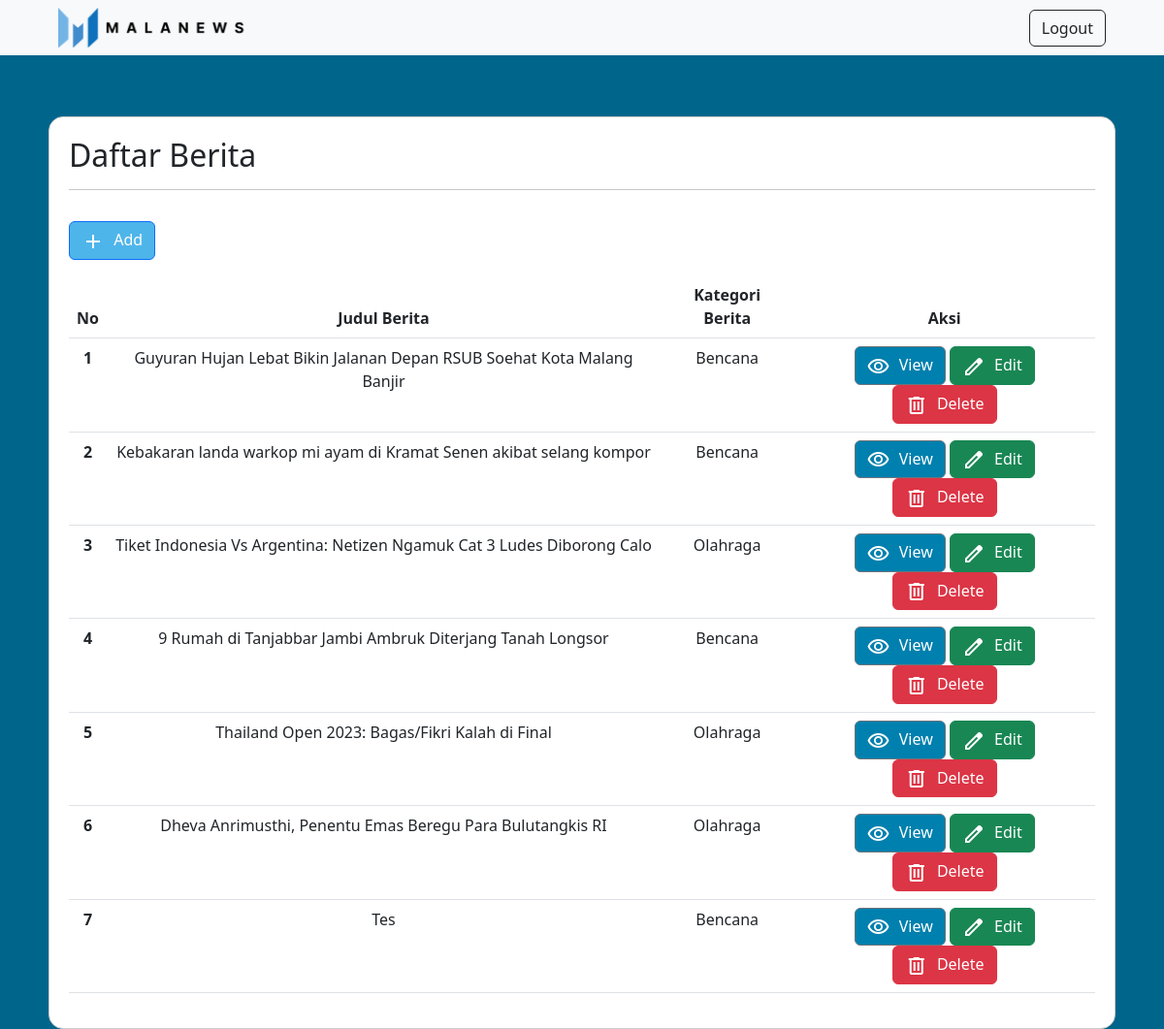
The app's page /admin.php with its own data.
### tables this page shows
CREATE TABLE `news` (
  `id` int(11) NOT NULL,
  `title` varchar(255) NOT NULL,
  `description` varchar(255) NOT NULL,
  `category` varchar(255) NOT NULL,
  `image` varchar(255) NOT NULL,
  `username` varchar(255) NOT NULL
);

### admin.php (the view, shortened to what this page needs)
<!DOCTYPE html>
<html lang="en">
  <head>
    <link href="https://cdn.jsdelivr.net/npm/bootstrap@5.3.0/dist/css/bootstrap.min.css" rel="stylesheet">
    <link rel="stylesheet" type="text/css" href="admin.css">
    <link rel="stylesheet" type="text/css" href="button.css">
  </head>
  <body>
    <header>
      <nav class="navbar navbar-expand-lg bg-body-tertiary fixed-top">
          <div class="container-fluid">
              <div class="mx-5">
                <img src="Picture/Logo/Small.png" alt="MALANEWS" width="200" height="41">
              </div>
              <form class="me-5" method="post" action="auth.php">
                <button class="btn btn-light btn-outline-dark" type="submit" name="logout">Logout</button>
              </form>
          </div>
        </nav>
    </header>
    <main>
      <br><br><br>
      <div class="container mt-5">
        <h2>Daftar Berita</h2>
        <hr class="shadow-sm">
        <form>
          <a href="beritaAction.php?insert=?" class="btn btn-primary my-3">
            <span class="material-symbols-outlined inline-span">
            </span>
            Add
          </a>
        </form>
        <table class="table">
          <thead>
            <tr>
              <th scope="col-1">No</th>
              <th scope="col-6">Judul Berita</th>
              <th scope="col-2">Kategori Berita</th>
              <th scope="col-3">Aksi</th>
            </tr>
          </thead>
          <tbody>
            <?php
            include "connection.php";
            $rs = $mysqli->query("SELECT * FROM news");
            $rows = array();
            while($row = $rs->fetch_assoc()) {
              $rows[] = $row;
            }
            $num = 1;
            foreach ($rows as $x) {
            ?>
            <tr>
              <th scope="col-1"><?php echo $num?></th>
              <td scope="col-6"><?php echo $x['title'] ?></td>
              <td scope="col-2"><?php echo $x['category'] ?></td>
              <td scope="col-3">
                <a href="beritaAction.php?view=<?php echo $x['id']?>" class="btn btn-secondary">
                  <span class="material-symbols-outlined inline-span">
                  </span>
                  View
                </a>
                <a href="beritaAction.php?edit=<?php echo $x['id']?>" class="btn btn-success">
                  <span class="material-symbols-outlined inline-span">
                  </span>
                  Edit
                </a>
                <a href="beritaAction.php?delete=<?php echo $x['id']?>" class="btn btn-danger">
                  <span class="material-symbols-outlined inline-span">
                  </span>
                  Delete
                </a>
              </td>
            </tr>
            <?php
              $num++;
            }?>
          </tbody>
        </table>
      </div>
    </main>
  </body>
</html>

### admin.css (style rules this page uses)
body { background-color: #00658B; }
.container { max-width: 1100px; margin: 0 auto; margin-top: 100px; padding: 20px; border: 1px solid #ccc; border-radius: 15px; background-color: #FFFFFF; }
.center, th, td { text-align: center; }
.inline-span { display: inline-block; vertical-align: middle; margin-right: 5px; }

### button.css (style rules this page uses)
.btn-primary { background-color: #4EB5EA; }
.btn-secondary { background-color: #0080AE; }

### records on screen
news: title "Guyuran Hujan Lebat Bikin Jalanan Depan RSUB Soehat Kota Malang Banjir", category "Bencana"
news: title "Kebakaran landa warkop mi ayam di Kramat Senen akibat selang kompor", category "Bencana"
news: title "Tiket Indonesia Vs Argentina: Netizen Ngamuk Cat 3 Ludes Diborong Calo", category "Olahraga"
news: title "9 Rumah di Tanjabbar Jambi Ambruk Diterjang Tanah Longsor", category "Bencana"
news: title "Thailand Open 2023: Bagas/Fikri Kalah di Final", category "Olahraga"
news: title "Dheva Anrimusthi, Penentu Emas Beregu Para Bulutangkis RI", category "Olahraga"
news: title "Tes", category "Bencana"
